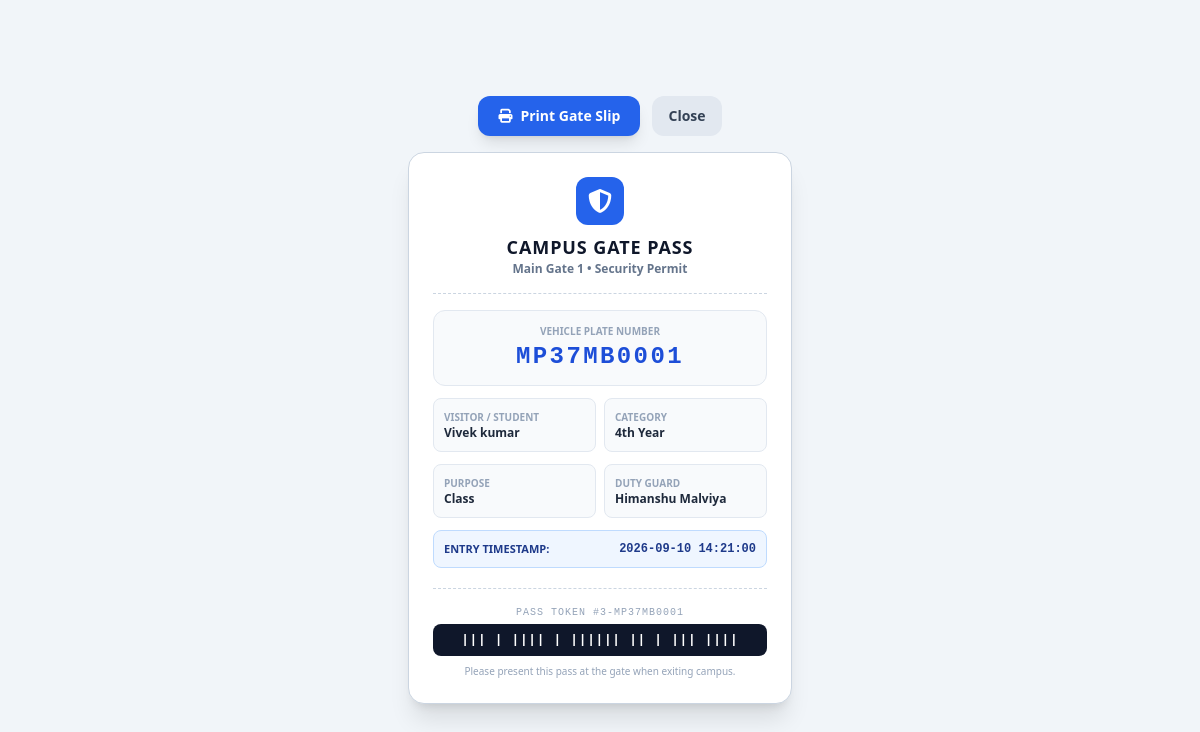
Screenshot of /guard/print_slip/3 (signed in) with the database file from the repository.
### tables this page shows
CREATE TABLE vehicle_logs (
            id INTEGER PRIMARY KEY AUTOINCREMENT,
            student_name TEXT NOT NULL,
            vehicle_number TEXT NOT NULL,
            year_branch TEXT NOT NULL,
            purpose TEXT NOT NULL,
            gate_name TEXT DEFAULT 'Main Gate 1',
            entry_time TIMESTAMP NOT NULL,
            exit_time TIMESTAMP,
            status TEXT NOT NULL CHECK(status IN ('INSIDE', 'EXITED')),
            guard_id INTEGER NOT NULL,
            guard_name TEXT NOT NULL,
            notes TEXT,
            created_at TIMESTAMP DEFAULT CURRENT_TIMESTAMP,
            FOREIGN KEY (guard_id) REFERENCES users(id)
        );

### app.py (the view)
@app.route('/guard/print_slip/<int:log_id>')
@login_required
def print_slip(log_id):
    log = db.get_single_log(log_id)
    if not log:
        flash("Log entry not found.", "danger")
        return redirect(url_for('index'))
    return render_template('gate_slip.html', log=log)

### app.py (called while the page is built)
def login_required(f):
    @wraps(f)
    def decorated_function(*args, **kwargs):
        if 'user_id' not in session:
            flash("Please sign in to access the system.", "warning")
            return redirect(url_for('login'))
        return f(*args, **kwargs)
    return decorated_function

### database.py (called while the page is built)
def get_db_connection():
    db_dir = os.path.dirname(DB_FILE)
    if db_dir and not os.path.exists(db_dir):
        os.makedirs(db_dir, exist_ok=True)
    conn = sqlite3.connect(DB_FILE)
    conn.row_factory = sqlite3.Row
    return conn

def get_single_log(log_id):
    conn = get_db_connection()
    cursor = conn.cursor()
    cursor.execute("SELECT * FROM vehicle_logs WHERE id = ?", (log_id,))
    row = cursor.fetchone()
    conn.close()
    return dict(row) if row else None

### templates/gate_slip.html (shortened to what this page needs)
<!DOCTYPE html>
<html lang="en">
<head>
    <script src="https://cdn.tailwindcss.com"></script>
    <link rel="stylesheet" href="https://cdnjs.cloudflare.com/ajax/libs/font-awesome/6.4.0/css/all.min.css">
</head>
<body class="bg-slate-100 flex flex-col items-center justify-center min-h-screen p-4">
    <div class="no-print mb-4 flex items-center space-x-3">
        <button onclick="window.print()" class="px-5 py-2.5 bg-blue-600 hover:bg-blue-700 text-white font-bold text-sm rounded-xl shadow-lg flex items-center space-x-2">
            <i class="fa-solid fa-print"></i>
            <span>Print Gate Slip</span>
        </button>
        <button onclick="window.close()" class="px-4 py-2.5 bg-slate-200 hover:bg-slate-300 text-slate-700 font-semibold text-sm rounded-xl">
            Close
        </button>
    </div>
    <div class="slip-card w-full max-w-sm bg-white rounded-2xl border border-slate-300 shadow-xl p-6 text-slate-800">
        <div class="text-center border-b border-dashed border-slate-300 pb-4 mb-4">
            <div class="w-12 h-12 rounded-xl bg-blue-600 text-white font-bold text-2xl flex items-center justify-center mx-auto mb-2">
                <i class="fa-solid fa-shield-halved"></i>
            </div>
            <h2 class="font-black text-lg uppercase tracking-wider text-slate-900">CAMPUS GATE PASS</h2>
            <p class="text-xs text-slate-500 font-semibold">{{ log.gate_name or 'Main Gate 1' }} &bull; Security Permit</p>
        </div>
        <div class="space-y-3 text-xs">
            <div class="bg-slate-50 p-3 rounded-xl border border-slate-200 text-center">
                <div class="text-[10px] uppercase font-bold text-slate-400">VEHICLE PLATE NUMBER</div>
                <div class="font-mono text-2xl font-black text-blue-700 tracking-widest mt-0.5">{{ log.vehicle_number }}</div>
            </div>
            <div class="grid grid-cols-2 gap-2 text-slate-600">
                <div class="bg-slate-50 p-2.5 rounded-lg border border-slate-200">
                    <span class="text-[10px] font-bold text-slate-400 block">VISITOR / STUDENT</span>
                    <span class="font-bold text-slate-800 truncate block">{{ log.student_name }}</span>
                </div>
                <div class="bg-slate-50 p-2.5 rounded-lg border border-slate-200">
                    <span class="text-[10px] font-bold text-slate-400 block">CATEGORY</span>
                    <span class="font-bold text-slate-800 truncate block">{{ log.year_branch }}</span>
                </div>
            </div>
            <div class="grid grid-cols-2 gap-2 text-slate-600">
                <div class="bg-slate-50 p-2.5 rounded-lg border border-slate-200">
                    <span class="text-[10px] font-bold text-slate-400 block">PURPOSE</span>
                    <span class="font-bold text-slate-800 truncate block">{{ log.purpose }}</span>
                </div>
                <div class="bg-slate-50 p-2.5 rounded-lg border border-slate-200">
                    <span class="text-[10px] font-bold text-slate-400 block">DUTY GUARD</span>
                    <span class="font-bold text-slate-800 truncate block">{{ log.guard_name }}</span>
                </div>
            </div>
            <div class="bg-blue-50 p-2.5 rounded-lg border border-blue-200 text-blue-900 flex justify-between items-center">
                <span class="text-[11px] font-bold">ENTRY TIMESTAMP:</span>
                <span class="font-mono font-bold text-xs">{{ log.entry_time }}</span>
            </div>
        </div>
        <div class="mt-5 border-t border-dashed border-slate-300 pt-4 text-center">
            <div class="font-mono text-[10px] text-slate-400 tracking-widest uppercase mb-1">Pass Token #{{ log.id }}-{{ log.vehicle_number }}</div>
            <div class="bg-slate-900 text-white font-mono font-bold text-xs py-2 rounded-lg tracking-widest">
                ||| | |||| | |||||| || | ||| ||||
            </div>
            <p class="text-[10px] text-slate-400 mt-2">Please present this pass at the gate when exiting campus.</p>
        </div>
    </div>
</body>
</html>

### rows the page displays
vehicle_logs: gate_name "Main Gate 1", vehicle_number "MP37MB0001", student_name "Vivek kumar", year_branch "4th Year", purpose "Class", guard_name "Himanshu Malviya", entry_time "2026-09-10 14:21:00", id "3"
